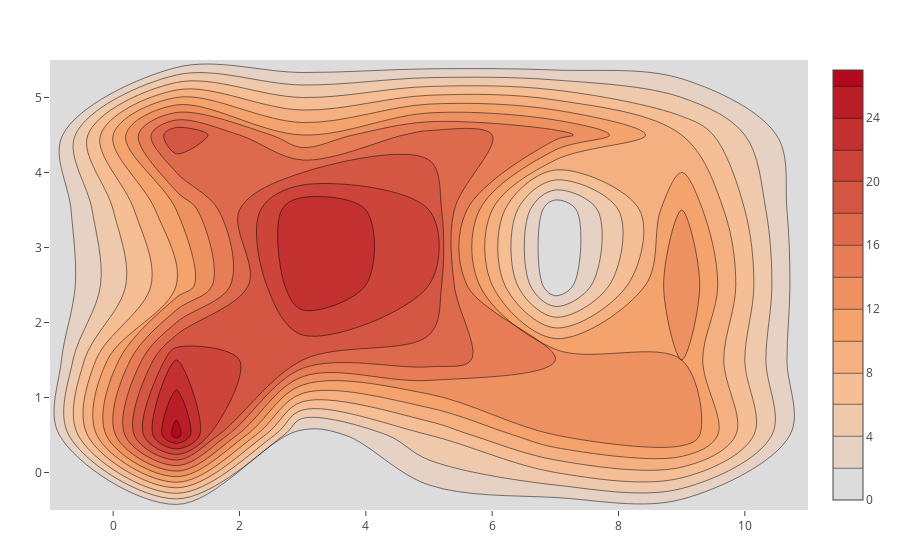

Source (notebook cell):
### Code cell
data = Dict([
    "x"=>pop350.pessoas.posicao[:, 1],
    "y"=>pop350.pessoas.posicao[:, 2]
]);

Plotly.plot(Plotly.histogram2dcontour(data))

### Figure 1 — Plotly figure (JSON) as saved in the notebook; plotly's stock layout.template omitted (floating-point values rounded to 4 significant figures; data arrays with more than 128 entries replaced by an {"elided": "..."} marker saying what was removed)
{"data": [{"type": "histogram2dcontour", "x": {"elided": "350 float values"}, "y": {"elided": "350 float values"}}], "layout": {"margin": {"b": 50, "l": 50, "r": 50, "t": 60}}}
